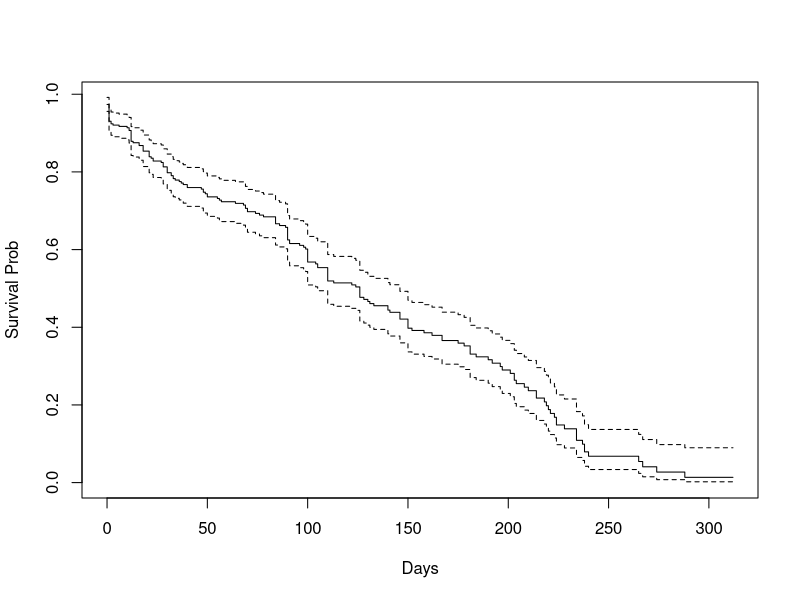

The R script that drew this image:
## ---- chunk 1
knitr::opts_chunk$set(echo = TRUE)
## ---- chunk 2
library(survival)
## ---- chunk 3
pooled_data <- c(
214, 1, 201, 1, 252, 0, 118, 0, 187, 0, 28, 1, 76, 1, 56, 0, 28, 0,
184, 1, 274, 1, 187, 0, 96, 1, 21, 1, 27, 0,
150, 1, 265, 1, 175, 1, 69, 1, 1, 1, 40, 1, 88, 0, 55, 0, 27, 0,
70, 1, 181, 1, 133, 1, 1, 1, 6, 1, 18, 1, 55, 0, 25, 0,
16, 1, 48, 1, 167, 1, 126, 1, 144, 0, 91, 1, 85, 0, 54, 0, 25, 0,
141, 1, 150, 1, 84, 1, 144, 0, 34, 1, 85, 0, 18, 1, 22, 0,
210, 1, 219, 1, 197, 1, 140, 0, 21, 1, 2, 1, 54, 0, 22, 0,
132, 0, 312, 0, 86, 1, 85, 0, 3, 1, 30, 1, 53, 0, 21, 0,
30, 1, 11, 1, 15, 0, 0, 0, 1, 1, 11, 0, 50, 0, 21, 0,
204, 1, 12, 1, 206, 0, 27, 1, 111, 0, 81, 0, 50, 0, 15, 0,
84, 1, 128, 1, 125, 0, 23, 1, 118, 0, 1, 1, 15, 0,
36, 1, 84, 1, 181, 1, 178, 1, 57, 1, 64, 1, 126, 1, 48, 1, 11, 1, 15, 0,
38, 1, 40, 1, 181, 1, 139, 0, 10, 1, 77, 0, 50, 0, 1, 1, 1, 1,
69, 1, 33, 1, 131, 1, 215, 0, 175, 0, 55, 1, 47, 1, 77, 0, 47, 0, 1, 1,
33, 1, 2, 1, 140, 1, 137, 0, 68, 1, 70, 1, 47, 0, 14, 0,
49, 1, 140, 1, 220, 1, 13, 1, 158, 1, 74, 1, 74, 0, 46, 0, 12, 0,
203, 1, 84, 1, 175, 0, 56, 1, 98, 1, 71, 0, 16, 1, 12, 0,
203, 1, 32, 1, 37, 0, 124, 1, 105, 0, 23, 1, 43, 0, 12, 0,
218, 1, 192, 1, 188, 0, 120, 0, 168, 0, 1, 1, 104, 0, 43, 0, 8, 0,
267, 1, 1, 1, 210, 0, 162, 1, 1, 1, 104, 0, 70, 0, 18, 1, 8, 0,
99, 1, 221, 1, 65, 0, 238, 0, 208, 1, 89, 1, 130, 1, 69, 0, 42, 0, 8, 0,
21, 1, 150, 1, 104, 1, 1, 1, 30, 1, 0, 1, 98, 0, 40, 0, 7, 0,
78, 1, 237, 1, 110, 1, 90, 1, 161, 0, 100, 1, 0, 1, 12, 1, 7, 0,
150, 1, 126, 1, 191, 0, 110, 1, 90, 1, 161, 0, 100, 1, 0, 1, 12, 1, 7, 0,
91, 1, 224, 1, 238, 1, 32, 1, 196, 1, 95, 0, 67, 0, 35, 0, 5, 0,
21, 1, 126, 1, 191, 0, 110, 1, 90, 1, 161, 0, 100, 1, 0, 1, 12, 1, 7, 0,
224, 1, 146, 1, 240, 1, 122, 1, 95, 0, 125, 0, 92, 0, 35, 0, 4, 0,
126, 1, 105, 1, 214, 1, 111, 0, 130, 0, 125, 0, 30, 1, 1, 1, 0, 0,
167, 1, 146, 1, 191, 0, 110, 1, 90, 1, 161, 0, 100, 1, 0, 1, 12, 1, 7, 0,
105, 1, 50, 1, 238, 1, 228, 1, 154, 0, 123, 0, 57, 0, 34, 0, 0, 0,
146, 1, 234, 1, 191, 0, 110, 1, 90, 1, 161, 0, 100, 1, 0, 1, 12, 1, 7, 0,
50, 1, 28, 1, 191, 0, 110, 1, 90, 1, 161, 0, 100, 1, 0, 1, 12, 1, 7, 0,
28, 1, 234, 1, 191, 0, 110, 1, 90, 1, 161, 0, 100, 1, 0, 1, 12, 1, 7, 0,
288, 1, 37, 1, 18, 1, 113, 1, 22, 1, 234, 1, 223, 1, 190, 1, 152, 1, 1, 1, 88, 0, 27, 0
)




## ---- chunk 4
review_times <- pooled_data[seq(1, length(pooled_data), by = 2)]
censorship <- pooled_data[seq(2, length(pooled_data), by = 2)]

KME <- survfit(Surv(review_times, censorship) ~ 1)

plot(KME, conf.int = T, xlab = "Days", ylab = "Survival Prob")

summary(KME, times = c(150))
